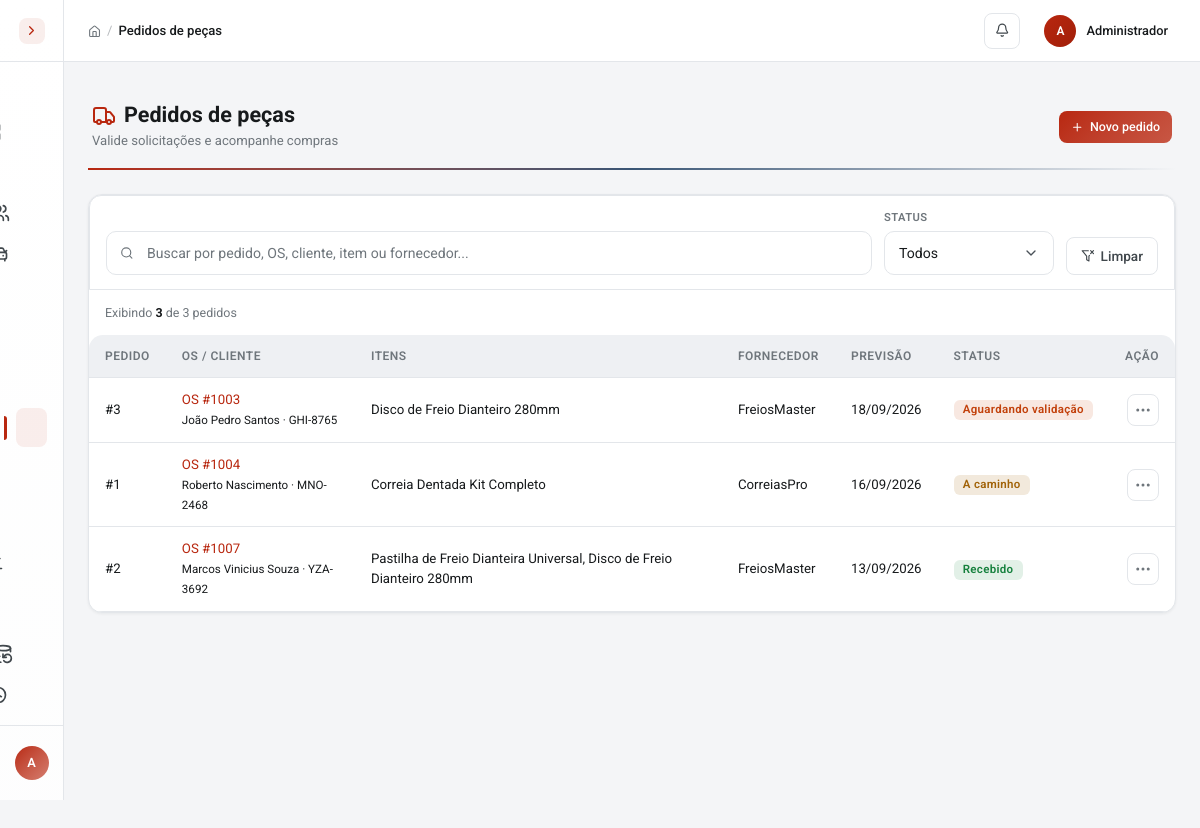
/pages/pedidos_pecas/listar.php (signed in), run on the app's committed database.
### tables this page shows
CREATE TABLE pedidos_pecas (
  id INT AUTO_INCREMENT PRIMARY KEY,
  os_id INT NOT NULL,
  fornecedor VARCHAR(120),
  status ENUM('solicitado','validado','pedido','a_caminho','recebido','cancelado') DEFAULT 'solicitado',
  previsao_entrega DATE NULL,
  observacoes TEXT,
  criado_por INT NOT NULL,
  recebido_por INT NULL,
  criado_em TIMESTAMP DEFAULT CURRENT_TIMESTAMP,
  recebido_em DATETIME NULL,
  FOREIGN KEY (os_id) REFERENCES ordens_servico(id),
  FOREIGN KEY (criado_por) REFERENCES usuarios(id),
  FOREIGN KEY (recebido_por) REFERENCES usuarios(id) ON DELETE SET NULL
);

CREATE TABLE ordens_servico (
  id INT AUTO_INCREMENT PRIMARY KEY,
  numero INT NOT NULL UNIQUE,
  cliente_id INT NOT NULL,
  veiculo_id INT NULL,
  status ENUM('recebida','triagem','aguardando_diagnostico','aguardando_orcamento','aguardando_aprovacao','aguardando_peca','pronta_para_execucao','em_execucao','aguardando_retorno','pronta_para_entrega','entregue','cancelada') NOT NULL DEFAULT 'recebida',
  prioridade ENUM('baixa','normal','alta','urgente') NOT NULL DEFAULT 'normal',
  queixa_inicial TEXT NOT NULL,
  diagnostico TEXT,
  observacoes_internas TEXT,
  responsavel_chefe_id INT NULL,
  criado_por INT NOT NULL,
  data_entrada DATETIME NOT NULL DEFAULT CURRENT_TIMESTAMP,
  data_conclusao DATETIME NULL,
  data_atualizacao TIMESTAMP NOT NULL DEFAULT CURRENT_TIMESTAMP ON UPDATE CURRENT_TIMESTAMP,
  FOREIGN KEY (cliente_id) REFERENCES clientes(id),
  FOREIGN KEY (veiculo_id) REFERENCES veiculos(id) ON DELETE SET NULL,
  FOREIGN KEY (responsavel_chefe_id) REFERENCES usuarios(id) ON DELETE SET NULL,
  FOREIGN KEY (criado_por) REFERENCES usuarios(id)
);

CREATE TABLE clientes (
  id INT AUTO_INCREMENT PRIMARY KEY,
  nome VARCHAR(120) NOT NULL,
  cpf VARCHAR(14) UNIQUE,
  telefone VARCHAR(20),
  email VARCHAR(120),
  endereco VARCHAR(255),
  cidade VARCHAR(80),
  observacoes TEXT,
  data_cadastro TIMESTAMP DEFAULT CURRENT_TIMESTAMP,
  data_atualizacao TIMESTAMP DEFAULT CURRENT_TIMESTAMP ON UPDATE CURRENT_TIMESTAMP
);

CREATE TABLE veiculos (
  id INT AUTO_INCREMENT PRIMARY KEY,
  cliente_id INT NOT NULL,
  placa VARCHAR(10) UNIQUE,
  marca VARCHAR(50),
  modelo VARCHAR(60),
  ano YEAR,
  cor VARCHAR(30),
  km_atual INT DEFAULT 0,
  chassi VARCHAR(30),
  FOREIGN KEY (cliente_id) REFERENCES clientes(id) ON DELETE CASCADE
);

### includes/sessao.php (called while the page is built, shortened)
<?php
function tem_papel($papeis) {
    return isset($_SESSION['usuario_tipo']) && in_array($_SESSION['usuario_tipo'], (array) $papeis, true);
}
?>

### config/conexao.php (called while the page is built, shortened)
<?php
function esc($dado) {
    return htmlspecialchars((string) $dado, ENT_QUOTES, 'UTF-8');
}
?>

### pages/pedidos_pecas/listar.php (the view, shortened to what this page needs)
<?php
require_once __DIR__ . '/../../includes/sessao.php';
require_once __DIR__ . '/../../config/conexao.php';
$status_nomes = ['solicitado' => 'Aguardando validação', 'validado' => 'Validado', 'pedido' => 'Pedido realizado', 'a_caminho' => 'A caminho', 'recebido' => 'Recebido', 'cancelado' => 'Cancelado'];
$filtro_papel = $_SESSION['usuario_tipo'] === 'mecanico' ? ' JOIN os_responsaveis r ON r.os_id = os.id AND r.usuario_id = ' . (int) $_SESSION['usuario_id'] . ' AND r.concluido_em IS NULL ' : '';
$stmt = $conn->query("SELECT p.id, p.os_id, p.status, p.fornecedor, p.previsao_entrega, p.criado_em, os.numero, c.nome AS cliente, v.modelo, v.placa, GROUP_CONCAT(pi.descricao SEPARATOR ', ') AS itens FROM pedidos_pecas p JOIN ordens_servico os ON os.id = p.os_id $filtro_papel JOIN clientes c ON c.id = os.cliente_id LEFT JOIN veiculos v ON v.id = os.veiculo_id LEFT JOIN pedido_pecas_itens pi ON pi.pedido_id = p.id WHERE " . ($_SESSION['usuario_tipo'] === 'mecanico' ? "p.criado_por = " . (int) $_SESSION['usuario_id'] . " OR p.status IN ('validado','pedido','a_caminho','recebido')" : '1=1') . " GROUP BY p.id ORDER BY p.criado_em DESC");
$pedidos = $stmt->fetchAll();
require_once __DIR__ . '/../../includes/header.php';
?>
<div class="page-header"><div><h1><i data-lucide="truck" class="text-primary me-2"></i>Pedidos de peças</h1><span class="page-subtitle"><?php echo $_SESSION['usuario_tipo'] === 'mecanico' ? 'Solicitações das suas ordens de serviço' : 'Valide solicitações e acompanhe compras'; ?></span></div><?php if ($_SESSION['usuario_tipo'] !== 'mecanico'): ?><a href="cadastrar.php" class="btn btn-primary btn-icon"> <i data-lucide="plus"></i>Novo pedido</a><?php endif; ?></div>
<div class="card"><div class="card-body p-0">
<div class="filter-bar mb-0 rounded-bottom-0">
            <div class="filter-search">
                <i data-lucide="search" class="search-icon"></i>
                <input type="text" class="form-control" id="buscarPedido" data-filtro-busca="tabelaPedidos" placeholder="Buscar por pedido, OS, cliente, item ou fornecedor...">
            </div>
            <div class="filter-group">
                <label for="filtroStatusPedido">Status</label>
                <select class="form-select" id="filtroStatusPedido" data-filtro-tabela="tabelaPedidos" data-filtro-coluna="Status">
                    <option value="">Todos</option>
                </select>
            </div>
            <button class="btn btn-outline-secondary btn-reset-filters" type="button" onclick="limparFiltros('tabelaPedidos')">
                <i data-lucide="filter-x"></i> Limpar
            </button>
        </div>
        <div class="px-3 pt-3 filter-results-info">
            <span>Exibindo <strong data-filtro-total="tabelaPedidos"><?php echo count($pedidos); ?></strong> de <?php echo count($pedidos); ?> pedidos</span>
        </div>
<div class="table-responsive"><table class="table table-hover align-middle mb-0 responsive-card" id="tabelaPedidos"><thead><tr><th>Pedido</th><th>OS / Cliente</th><th>Itens</th><th>Fornecedor</th><th>Previsão</th><th>Status</th><th>Ação</th></tr></thead><tbody>
<?php foreach ($pedidos as $pedido): ?><tr><td data-label="Pedido">#<?php echo (int) $pedido['id']; ?></td><td data-label="OS / Cliente"><a href="../ordens_servico/detalhes.php?id=<?php echo (int) $pedido['os_id']; ?>">OS #<?php echo str_pad((int) $pedido['numero'], 4, '0', STR_PAD_LEFT); ?></a><?php if (tem_papel(['admin', 'secretaria', 'mecanico_chefe'])): ?><br><small><?php echo esc($pedido['cliente']); ?> · <?php echo esc($pedido['placa'] ?: $pedido['modelo'] ?: 'Sem veículo'); ?></small><?php endif; ?></td><td data-label="Itens"><?php echo esc($pedido['itens'] ?: '-'); ?></td><td data-label="Fornecedor"><?php echo tem_papel(['admin', 'secretaria', 'mecanico_chefe']) ? esc($pedido['fornecedor'] ?: '-') : 'Restrito'; ?></td><td data-label="Previsão"><?php echo $pedido['previsao_entrega'] ? date('d/m/Y', strtotime($pedido['previsao_entrega'])) : '-'; ?></td><td data-label="Status"><span class="badge badge-status-<?php echo esc($pedido['status']); ?>"><?php echo esc($status_nomes[$pedido['status']] ?? $pedido['status']); ?></span></td><td data-label="Ação" class="actions-cell"><div class="dropdown table-dropdown"><button class="table-dropdown-btn" type="button" data-bs-toggle="dropdown" aria-expanded="false" aria-label="Ações do pedido"><i data-lucide="more-horizontal"></i></button><div class="dropdown-menu dropdown-menu-end table-dropdown-menu"><h6 class="dropdown-header">Ações do pedido</h6><?php if (tem_papel(['admin', 'secretaria', 'mecanico_chefe'])): ?><a class="dropdown-item" href="editar.php?id=<?php echo (int) $pedido['id']; ?>"><i data-lucide="pencil"></i> Atualizar pedido</a><?php else: ?><span class="dropdown-item-text text-muted"><i data-lucide="eye"></i> Acompanhar</span><?php endif; ?></div></div></td></tr><?php endforeach; ?>
</tbody></table></div></div></div>
<?php require_once __DIR__ . '/../../includes/footer.php'; ?>

### includes/header.php (style rules this page uses)
body { opacity:0;transition:opacity .25s ease }

### data on the page
pedidos_pecas: id "3", os.numero "1003", clientes.nome "João Pedro Santos", veiculos.placa "GHI-8765", itens "Disco de Freio Dianteiro 280mm", fornecedor "FreiosMaster", previsao_entrega "18/09/2026", status "Aguardando validação"
pedidos_pecas: id "1", os.numero "1004", clientes.nome "Roberto Nascimento", veiculos.placa "MNO-2468", itens "Correia Dentada Kit Completo", fornecedor "CorreiasPro", previsao_entrega "16/09/2026", status "A caminho"
pedidos_pecas: id "2", os.numero "1007", clientes.nome "Marcos Vinicius Souza", veiculos.placa "YZA-3692", itens "Pastilha de Freio Dianteira Universal, Disco de Freio Dianteiro 280mm", fornecedor "FreiosMaster", previsao_entrega "13/09/2026", status "Recebido"

### other printed values
substr($_SESSION['usuario_nome'] ?? 'U', 0, 1) "A"
$titulo_pagina "Pedidos de peças"
$_SESSION['usuario_nome'] "Administrador"
count($pedidos) "3"
